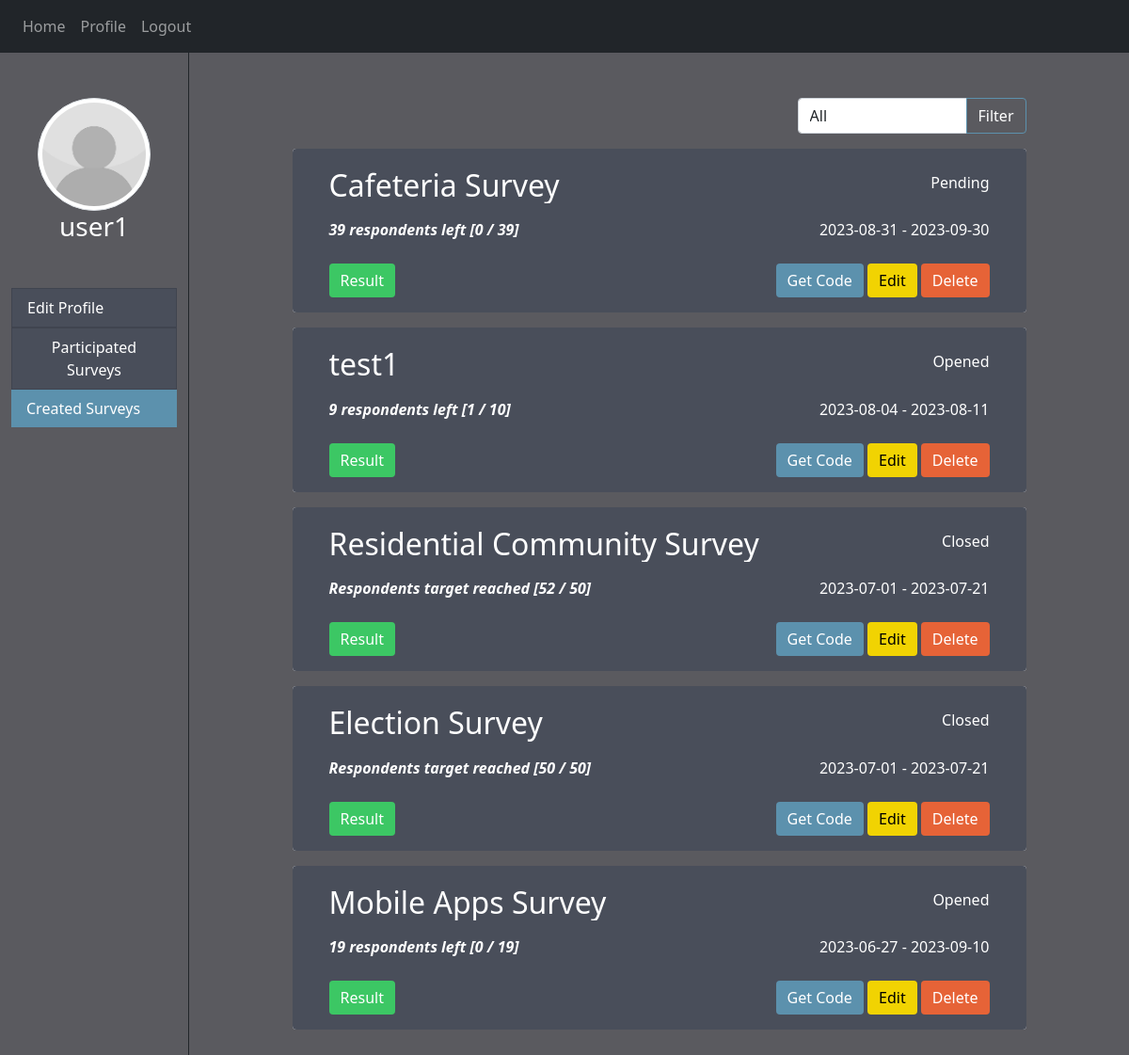
The page /created_survey (signed in) on the database its author committed.
### website/models.py (models this page shows)
class User(db.Model, UserMixin):
    id = db.Column(db.Integer, primary_key=True)
    username = db.Column(db.String(50))
    email = db.Column(db.String(150), unique=True)
    password = db.Column(db.String(50))
    image = db.Column(db.String(150))
    gender = db.Column(db.String(10))
    dob = db.Column(db.String(15))
    occupation = db.Column(db.String(150))
    institute = db.Column(db.String(150))
    field = db.Column(db.String(150))

class Survey(db.Model):
    id = db.Column(db.Integer, primary_key=True)
    user_id = db.Column(db.Integer, db.ForeignKey('user.id'))
    survey_code = db.Column(db.String(20))
    title = db.Column(db.String(100))
    description = db.Column(db.String(1000))
    field_tag = db.Column(db.String(150))
    occupation_tag = db.Column(db.String(150))
    age_tag = db.Column(db.String(150))
    target = db.Column(db.Integer)
    status = db.Column(db.String(10))
    demographic = db.Column(db.String(10))
    hidden = db.Column(db.String(10))
    date_created = db.Column(db.String(30))
    date_started = db.Column(db.String(30))
    date_closed = db.Column(db.String(30))

### website/views.py (the view)
@views.route('/created_survey', defaults={'status': 'All'}, methods=['GET','POST'])
@views.route('/created_survey/<status>', methods=['GET','POST'])
@login_required
def created_survey(status):
    surveys = []
    respondents = {}
    if request.method == 'POST':
        status = request.form.get('status')
    try:
        if status == 'All':
            surveys = Survey.query.order_by(desc(Survey.date_started)).filter_by(user_id=current_user.id)
        elif status == 'Opened' or status == 'Pending':
            surveys = Survey.query.order_by(desc(Survey.date_started)).filter_by(user_id=current_user.id, status=status)
        elif status == 'Closed':
            surveys = Survey.query.order_by(desc(Survey.date_closed)).filter_by(user_id=current_user.id, status=status)
        if surveys.count() > 0:
            for s in surveys:
                respondents[s.id] = Response.query.group_by(Response.date_submitted).filter_by(survey_id=s.id, status='Complete').count()
    except:
        flash('No survey found. Maybe you can create a new survey or wait for the existing survey to close.', category='info')
    return render_template("created_survey.html", user=current_user, surveys=surveys, status=status, respondents=respondents)

### website/__init__.py (called while the page is built)
def create_app():
    app = Flask(__name__)
    app.config['SECRET_KEY'] = 'f1fj23hj123ghj'
    from .views import views
    from .auth import auth
    app.register_blueprint(views, url_prefix='/')
    app.register_blueprint(auth, url_prefix='/')
    from .models import User, Survey, Response
    with app.app_context():
        create_database(app)
        refresh_survey_status(Survey, Response)
    login_manager = LoginManager( )
    login_manager.login_view = 'auth.login'
    login_manager.init_app(app)
    @login_manager.user_loader
    def load_user(id):
        return User.query.get(int(id)) # .get always look for primary key
    return app

### website/templates/created_survey.html (shortened to what this page needs)
{% extends "side_container.html" %}
{% block owned_tab %}<li class="list-group-item list-group-item-action active d-flex justify-content-between align-items-center">{% endblock %}
{% block content%}
    <div class="d-flex justify-content-end mt-5" style="width: 90%;">
        <form method="POST">
            <div class="input-group">
                <select class="form-control dropdown" id="status" name="status" style="width: 15vw">
                    <option value="All" {% if status == 'All' %} selected {% endif %}>All</option>
                </select>
                <button type="submit" class="btn btn-outline-primary">Filter</button>
            </div>
        </form>
    </div>
    {% for s in surveys%}
        <div class="card mx-auto mt-3" style="width: 80%;">
            <div class="card-body rounded" style="padding-left: 5%; padding-right: 5%">
                <div class="d-flex justify-content-between">
                    <div class="row box w-75 mt-1 h-auto">
                        <h2 style="text-overflow: clip; white-space: nowrap; text-overflow: ellipsis; overflow: hidden;">{{ s.title }}</h2>
                    </div>
                    <div class="mt-2">
                        {{ s.status }}
                    </div>
                </div>
                    <div class="d-flex justify-content-between mt-2">
                        <div class="row box w-75">
                            {% if respondents[s.id] >= s.target|int %}
                                <p class="font-weight-bold font-italic">Respondents target reached [{{ respondents[s.id] }} / {{ s.target }}]</p>
                            {% else %}
                                <p class="font-weight-bold font-italic">{{ s.target|int - respondents[s.id] }} respondents left [{{ respondents[s.id] }} / {{ s.target }}]</p>
                            {% endif %}
                        </div>
                        <div>
                            {{ s.date_started }} - {{ s.date_closed }}
                        </div>
                    </div>
                <div class="d-flex justify-content-between mt-2">
                    <div>
                        <a type="button" type="button" class="btn btn-success" href="/view_result/{{ s.id }}">Result</a>
                    </div>
                    <div>
                        <button type="button" class="btn btn-info" onclick="show_hide_code({{ s.id }})">Get Code</button>
                        <a type="button" type="button" class="btn btn-warning" href="/edit_survey/{{ s.id }}/{{ status }}" disabled>Edit</a>
                        <button type="button" class="btn btn-danger" {% if respondents[s.id] == 0 %} onclick="if(confirm('Are you sure you want to delete the survey?\nThis action cannot be undone.')) delete_survey({{ s.id }}, '{{ status }}');" {% else %} onclick="if(confirm('There are responses in this survey, are you sure you want to delete the survey? \nThis action cannot be undone.')) delete_survey({{ s.id }},'{{ status }}');" {% endif %} >Delete</button>
                    </div>
                </div>
            </div>
        </div>
    {% endfor %}
{% endblock %}

### website/templates/side_container.html (shortened to what this page needs)
<!DOCTYPE html>
<html>
    <head>
        <link rel="stylesheet" href="https://stackpath.bootstrapcdn.com/bootstrap/4.4.1/css/bootstrap.min.css" />
        <link rel="stylesheet" href="https://stackpath.bootstrapcdn.com/font-awesome/4.7.0/css/font-awesome.min.css"/>
        <link href="https://cdn.jsdelivr.net/npm/bootstrap@5.0.2/dist/css/bootstrap.min.css" rel="stylesheet">
        <link rel= "stylesheet" type= "text/css" href= "{{ url_for('static',filename='styles/styling.css') }}">
    </head>
    <body>
        <nav class="navbar navbar-expand-lg navbar-dark bg-dark">
            <div class="collapse navbar-collapse" id="navbar">
                <div class="navbar-nav">
                    {% if user.is_authenticated %}
                        <a class="nav-item nav-link" id="home" href="/">Home</a>
                        <a class="nav-item nav-link" id="profile" href="/profile">Profile</a>
                        <a class="nav-item nav-link" id="logout" href="/logout">Logout</a>
                    {% else %}
                        <a class="nav-item nav-link" id="login" href="/login">Login</a>
                        <a class="nav-item nav-link" id="signUp" href="/sign-up">Sign Up</a>
                    {% endif %}
                </div>
            </div>
        </nav>
        <div class="container-fluid box">
            <div class="row box">
                <div class="col-sm-2 text-center pt-5" style="height: 100%">
                    <div class="text-center">
                        {% set image = 'images/' + user.image  %}
                        <img src={{ url_for('static', filename=image) }} class="img-thumbnail rounded-circle" style="width:10vw; height:10vw" >
                    </div>
                    <h3> {{ user.username }} </h3>
                    {% block option_list %}<ul class="list-group mt-5">{% endblock %}
                        <a id="nodeco" href="/edit_profile">{% block profile_tab %}<li class="list-group-item list-group-item-action d-flex justify-content-between align-items-center">{% endblock %}
                          Edit Profile
                        </li></a>
                        <a id="nodeco" href="/participated_survey">{% block history_tab %}<li class="list-group-item list-group-item-action d-flex justify-content-between align-items-center">{% endblock %}
                          Participated Surveys
                        </li></a>
                        <a id="nodeco" href="/created_survey">{% block owned_tab %}<li class="list-group-item list-group-item-action d-flex justify-content-between align-items-center">{% endblock %}
                          Created Surveys
                        </li></a>
                      </ul>
                </div>
                <div class="col-sm-10 border-left border-dark pb-5" style="height: auto; min-height: 100%">
                    {% block content %}{% endblock %}
                </div>
            </div>
        </div>
    </body>
</html>

### website/static/styles/styling.css (style rules this page uses)
html, body { margin: 0px; height: 100%; background-color: #5a5a5f; color: white ; }
.box { height: 100% }
#nodeco { text-decoration: none; }
.card { border-style: none; }
.list-group-item, .card-body { background-color: #494E5A; color: white; }
.list-group-item.active, .list-group-item:hover { background-color: #5C91AD; color: white; border-style: none; }
.btn-outline-primary { border-color: #5C91AD; color: white; }
.btn-info, .bg-info { background-color: #5C91AD; border-style: none; color: white; }
.btn-success, .bg-success { background-color: #3cc764; border-style: none; }
.btn-warning, .bg-warning { background-color: #F1D302; border-style: none; }
.btn-danger, .bg-danger { background-color: #E66337; border-style: none; }

### rows shown on the page
User: username "user1"
Survey: title "Cafeteria Survey", status "Pending", s.target|int-respondents[s.id] "39", respondents "0", target "39", date_started "2023-08-31", date_closed "2023-09-30"
Survey: title "test1", status "Opened", s.target|int-respondents[s.id] "9", user "1", target "10", date_started "2023-08-04", date_closed "2023-08-11"
Survey: title "Residential Community Survey", status "Closed", respondents "52", target "50", date_started "2023-07-01", date_closed "2023-07-21"
Survey: title "Election Survey", status "Closed", target "50", date_started "2023-07-01", date_closed "2023-07-21"
Survey: title "Mobile Apps Survey", status "Opened", s.target|int-respondents[s.id] "19", respondents "0", target "19", date_started "2023-06-27", date_closed "2023-09-10"
